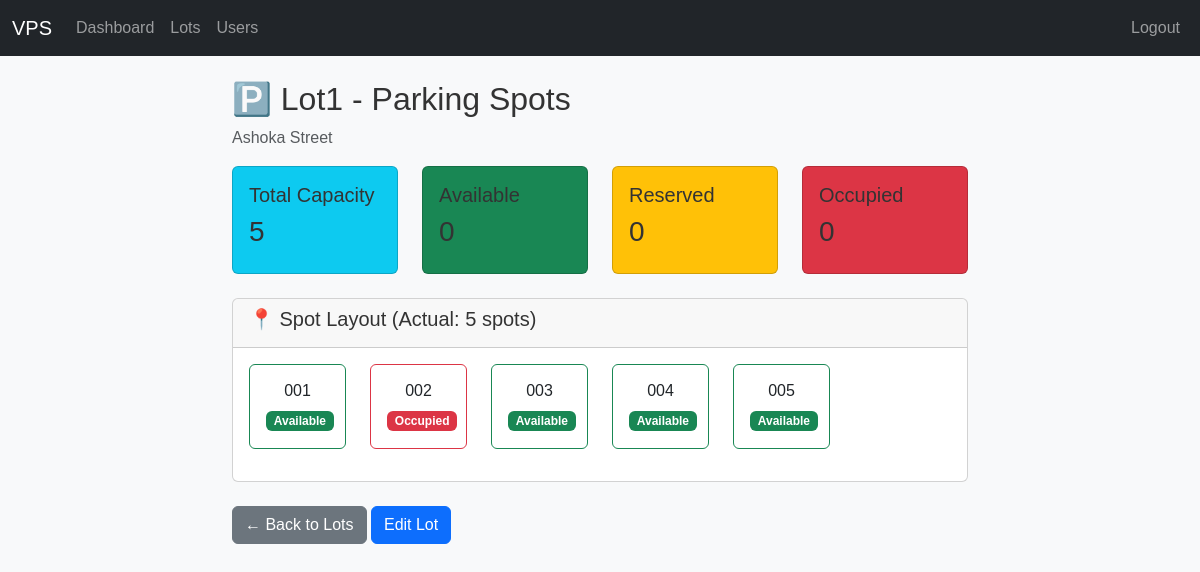
Before: /admin/lots/1/spots (signed in) with the older database file.
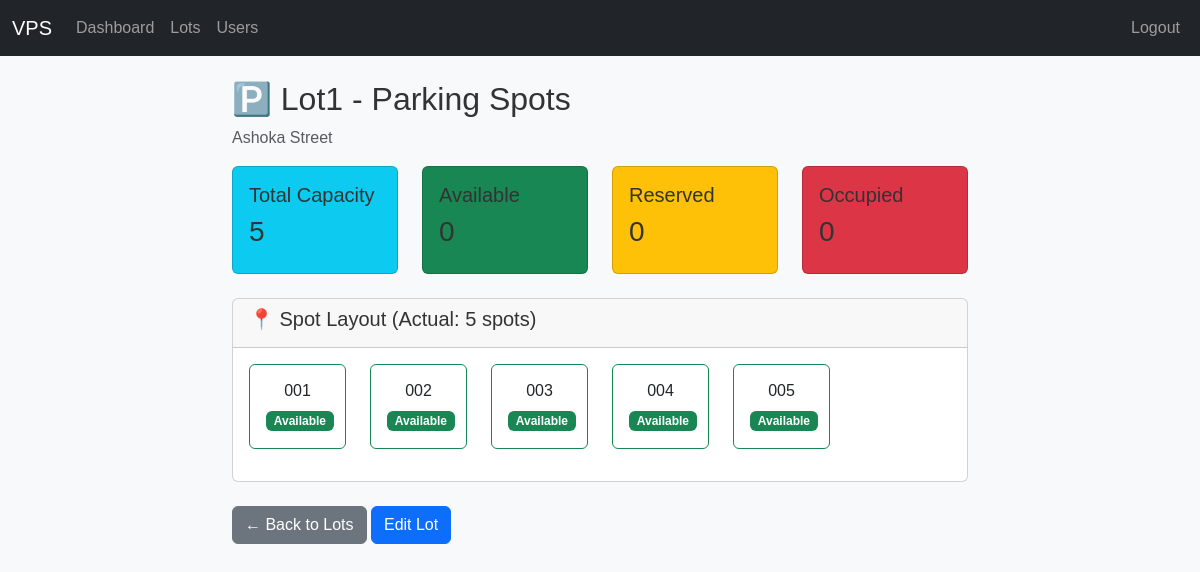
After: the same page with the newer database file.
### models/models.py (models this page shows, shortened)
class ParkingSpot(Base):
    __tablename__ = "parking_spots"
    id = Column(Integer, primary_key=True)
    spot_number = Column(String, nullable=False)
    status = Column(PgEnum(SpotStatus), default=SpotStatus.AVAILABLE, nullable=False)
    parking_lot_id = Column(Integer, ForeignKey("parking_lots.id"), nullable=False)
    parking_lot = relationship("ParkingLot", back_populates="spots")
    reservations = relationship(
        "Reservation", back_populates="parking_spot", cascade="all, delete-orphan"
    )

### app.py (the view)
@app.route("/admin/lots/<int:lot_id>/spots")
@login_required
@role_required("admin")
def lot_spots(lot_id):
    with SessionLocal() as db:
        lot = db.get(ParkingLot, lot_id)
        if not lot:
            flash("Parking facility not found.")
            return redirect(url_for("list_lots"))
        all_spots = (
            db.query(ParkingSpot)
            .filter_by(parking_lot_id=lot.id)
            .order_by(ParkingSpot.spot_number)
            .options(selectinload(ParkingSpot.reservations))
            .all()
        )
        return render_template("admin/spots.html",
                             lot=lot,
                             spots=all_spots,
                             SpotStatus=SpotStatus)

### app.py (called while the page is built)
def login_required(view_function):
    @wraps(view_function)
    def authentication_wrapper(*args, **kwargs):
        if "user_id" not in session:
            flash("Authentication required. Please log in to continue.")
            return redirect(url_for("login"))
        return view_function(*args, **kwargs)
    return authentication_wrapper

def role_required(required_role):
    def role_decorator(view_function):
        @wraps(view_function)
        def role_wrapper(*args, **kwargs):
            if session.get("role") != required_role:
                flash("Access denied. Insufficient privileges.")
                return redirect(url_for("login"))
            return view_function(*args, **kwargs)
        return role_wrapper
    return role_decorator

### templates/admin/spots.html (shortened to what the changed rows need)
{% extends "base.html" %}
{% block content %}
<div class="container-fluid">
    <div class="row">
        <div class="col-12">
            <h2>🅿️ {{ lot.name }} - Parking Spots</h2>
        </div>
    </div>
                        {% set available_count = 0 %}
                        {% for spot in spots %}
                            {% if spot.status == SpotStatus.AVAILABLE %}
                                {% set available_count = available_count + 1 %}
                            {% endif %}
                        {% endfor %}
                        {% set reserved_count = 0 %}
                        {% for spot in spots %}
                            {% if spot.status == SpotStatus.RESERVED %}
                                {% set reserved_count = reserved_count + 1 %}
                            {% endif %}
                        {% endfor %}
                        {% set occupied_count = 0 %}
                        {% for spot in spots %}
                            {% if spot.status == SpotStatus.OCCUPIED %}
                                {% set occupied_count = occupied_count + 1 %}
                            {% endif %}
                        {% endfor %}
    <div class="row">
        <div class="col-12">
            <div class="card">
                <div class="card-body">
                    <div class="row">
                        {% for spot in spots %}
                        <div class="col-12 col-sm-6 col-md-4 col-lg-3 col-xl-2 mb-3">
                            <div class="card h-100 border-{% if spot.status == SpotStatus.AVAILABLE %}success{% elif spot.status == SpotStatus.RESERVED %}warning{% else %}danger{% endif %}">
                                <div class="card-body text-center">
                                    <h6 class="card-title">{{ spot.spot_number }}</h6>
                                    <span class="badge bg-{% if spot.status == SpotStatus.AVAILABLE %}success{% elif spot.status == SpotStatus.RESERVED %}warning{% else %}danger{% endif %}">
                                        {{ spot.status.value|title }}
                                    </span>
                                </div>
                            </div>
                        </div>
                        {% endfor %}
                    </div>
                </div>
            </div>
        </div>
    </div>
</div>
{% endblock %}

Changed rows visible on the page:
changed ParkingSpot (number 2 of 5 on the later page): status "OCCUPIED" → "AVAILABLE" (drawn); status.value "Occupied" → "Available"
